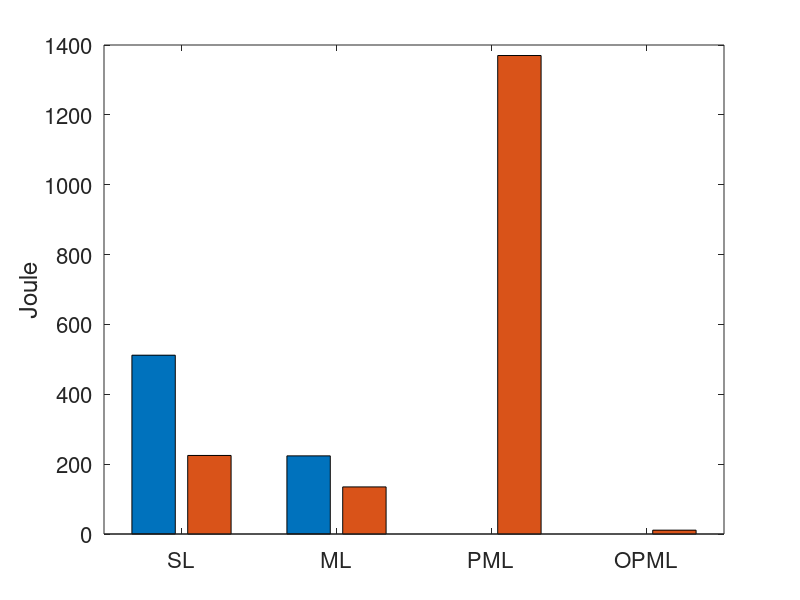
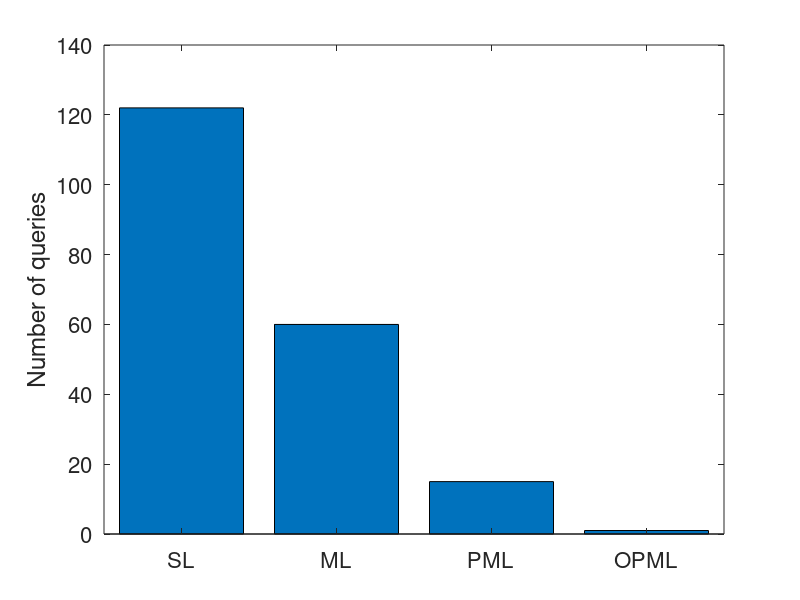

MATLAB code to generate these figures, in order:
clear;
close all;
clc;

sl = load('srLoc.txt');
sl = sl(:,4);
slSum = sum(sl)

rl = load('rrLoc.txt');
rl = rl(:,4);
rlSum=sum(rl)

slng = load('sLoc-no-gps.txt');
slng = slng(:,4);
slngSum = sum(slng)

rlng = load('rLoc-no-gps.txt');
rlng = rlng(:,4);
rlngSum=sum(rlng)

alng = load('ML-area.txt');
alng = alng(:,4);
alngSum=sum(alng)

figure('Position',[440 378 560 620/3]);
bar([slSum slngSum ; rlSum rlngSum; 0 alngSum ; 0 11 ] );
ylabel('Joule');
labels = {'SL','ML' , 'PML' , 'OPML'};
set(gca , 'xticklabel' , labels);
set(gca , 'fontsize' , 16);
set(gca , 'xLim', [0.5 4.5])


figure('Position',[440 378 560 620/3]);
bar([length(sl) length(rl) length(alng) 1  ] );
ylabel('Number of queries');
labels = {'SL','ML' , 'PML' , 'OPML'};
set(gca , 'xticklabel' , labels);
set(gca , 'fontsize' , 16);
set(gca , 'xLim', [0.5 4.5])